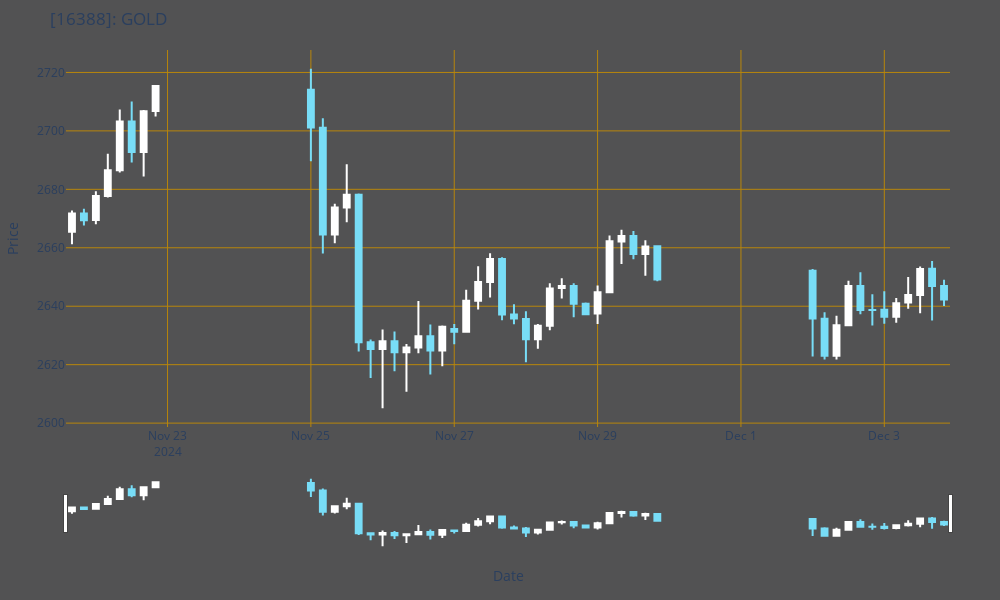

The cell this chart's notebook holds for it:
### Code cell
#Use Plotly for interactive plotting
import plotly.graph_objects as go

#Create candlestick chart
fig = go.Figure(data=[go.Candlestick(
                go.Candlestick(
                    x=df.index,
                    open=df['Open'],
                    high=df['High'],
                    low=df['Low'],
                    close=df['Close'],
                    increasing_line_color='white',  # Bullish candle color
                    decreasing_line_color='#78ddf7',   # Bearish candle color
                    increasing_fillcolor='white',  # Optional: Change fill color
                    decreasing_fillcolor='#78ddf7'        # Optional: Change fill color
                ) ) ] )

fig = fig.update_layout(
    title=f"[{timeframe}]: {symbol}",
    xaxis_title='Date',
    yaxis_title='Price',
    xaxis_rangeslider_visible=True,
    height=600,  # Increase the figure height
    width=1000,  # Increase the figure width
    margin=dict(l=50, r=50, t=50, b=50),  # Add margins
    plot_bgcolor='#525253',  # Chart background
    paper_bgcolor='#525253',     # Overall background
    xaxis=dict(showgrid=True, gridcolor='darkgoldenrod'),
    yaxis=dict(showgrid=True, gridcolor='darkgoldenrod')
)

fig.show()
